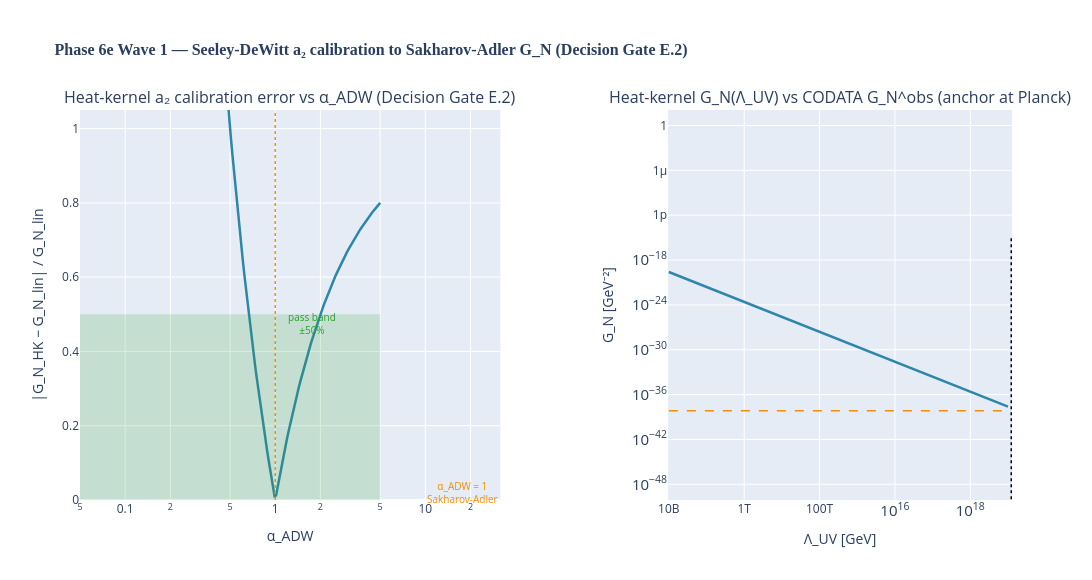

The cell this chart's notebook holds for it:
### Markdown cell above
## 8. Figure: $a_2$ calibration scan + $G_N(\Lambda_{UV})$ vs CODATA

Two-panel diagnostic for the Decision Gate E.2 anchor:
- **Left:** relative error $|G_N^{(a_2)} - G_N^{\mathrm{emerg}}|/G_N^{\mathrm{emerg}}$ over $\alpha_{\mathrm{ADW}} \in [0.05, 5.0]$ at the GUT-anchor parameters $(\Lambda_{UV}, N_f) = (10^{16}\,\mathrm{GeV}, 15)$. Exact zero at $\alpha_{\mathrm{ADW}} = 1$. The $\pm 50\%$ pass band (matching `GRAV_PARAMS.G_N_MATCH_TOLERANCE`) is shaded.
- **Right:** log–log $G_N(\Lambda_{UV})$ at fixed $N_f = 15$ over $[10^{10}, 10^{19}]\,\mathrm{GeV}$ vs the CODATA reference $G_N^{\mathrm{obs}} = 6.71 \times 10^{-39}\,\mathrm{GeV}^{-2}$. The heat-kernel curve crosses CODATA near $M_P = 1.22 \times 10^{19}\,\mathrm{GeV}$, confirming the Sakharov-Adler scale anchor.

Lean: `G_N_from_a2_eq_G_N_sakharov`, `a2_matches_GNemerg_iff_alpha_ADW_unity`, `G_N_from_a2_at_GUT_inverse`, `G_N_from_a2_inverse_at_GUT_below_planck_squared`.

### Code cell
# viz-ref: fig_a2_vs_linearized_G_N
from src.core.visualizations import fig_a2_vs_linearized_G_N
fig = fig_a2_vs_linearized_G_N()
fig.show()

### Figure 1 — Plotly figure (JSON) as saved in the notebook; plotly's stock layout.template omitted (floating-point values rounded to 4 significant figures; data arrays with more than 128 entries replaced by an {"elided": "..."} marker saying what was removed)
{"data": [{"hovertemplate": "α_ADW = %{x:.3f}<br>rel err = %{y:.3f}<extra></extra>", "line": {"color": "#2E86AB", "width": 2.5}, "mode": "lines", "name": "|ΔG/G|", "type": "scatter", "x": {"elided": "200 float values"}, "xaxis": "x", "y": {"elided": "200 float values"}, "yaxis": "y"}, {"hovertemplate": "Λ_UV = %{x:.2e} GeV<br>G_N = %{y:.3e} GeV⁻²<extra></extra>", "line": {"color": "#2E86AB", "width": 2.5}, "mode": "lines", "name": "G_N(Λ_UV) at N_f = 15", "type": "scatter", "x": [10000000000.0, 13000000000.0, 16900000000.0, 21970000000.0, 28560000000.0, 37120000000.0, 48260000000.0, 62730000000.0, 81540000000.0, 106000000000.0, 137800000000.0, 179100000000.0, 232900000000.0, 302700000000.0, 393500000000.0, 511500000000.0, 664900000000.0, 864400000000.0, 1124000000000.0, 1461000000000.0, 1899000000000.0, 2468000000000.0, 3209000000000.0, 4171000000000.0, 5422000000000.0, 7049000000000.0, 9163000000000.0, 11910000000000.0, 15480000000000.0, 20130000000000.0, 26170000000000.0, 34010000000000.0, 44210000000000.0, 57480000000000.0, 74720000000000.0, 97130000000000.0, 126300000000000.0, 164100000000000.0, 213400000000000.0, 277400000000000.0, 360500000000000.0, 468700000000000.0, 609300000000000.0, 792000000000000.0, 1030000000000000.0, 1338000000000000.0, 1740000000000000.0, 2262000000000000.0, 2940000000000000.0, 3822000000000000.0, 4968000000000000.0, 6458000000000000.0, 8396000000000000.0, 1.091e+16, 1.419e+16, 1.844e+16, 2.397e+16, 3.117e+16, 4.051e+16, 5.266e+16, 6.846e+16, 8.9e+16, 1.157e+17, 1.504e+17, 1.955e+17, 2.541e+17, 3.304e+17, 4.294e+17, 5.583e+17, 7.257e+17, 9.434e+17, 1.226e+18, 1.594e+18, 2.072e+18, 2.694e+18, 3.502e+18, 4.552e+18, 5.918e+18, 7.693e+18, 1e+19], "xaxis": "x2", "y": [2.513e-20, 1.487e-20, 8.801e-21, 5.208e-21, 3.082e-21, 1.824e-21, 1.079e-21, 6.387e-22, 3.78e-22, 2.237e-22, 1.324e-22, 7.833e-23, 4.635e-23, 2.743e-23, 1.623e-23, 9.605e-24, 5.684e-24, 3.364e-24, 1.991e-24, 1.178e-24, 6.971e-25, 4.125e-25, 2.441e-25, 1.445e-25, 8.548e-26, 5.059e-26, 2.994e-26, 1.771e-26, 1.048e-26, 6.204e-27, 3.671e-27, 2.172e-27, 1.286e-27, 7.608e-28, 4.502e-28, 2.664e-28, 1.577e-28, 9.33e-29, 5.521e-29, 3.267e-29, 1.933e-29, 1.144e-29, 6.77e-30, 4.007e-30, 2.371e-30, 1.403e-30, 8.303e-31, 4.913e-31, 2.908e-31, 1.721e-31, 1.018e-31, 6.025e-32, 3.566e-32, 2.11e-32, 1.249e-32, 7.389e-33, 4.373e-33, 2.588e-33, 1.531e-33, 9.062e-34, 5.362e-34, 3.173e-34, 1.878e-34, 1.111e-34, 6.576e-35, 3.891e-35, 2.303e-35, 1.363e-35, 8.064e-36, 4.772e-36, 2.824e-36, 1.671e-36, 9.89e-37, 5.852e-37, 3.463e-37, 2.049e-37, 1.213e-37, 7.177e-38, 4.247e-38, 2.513e-38], "yaxis": "y2"}], "layout": {"annotations": [{"font": {"size": 16}, "showarrow": false, "text": "Heat-kernel a₂ calibration error vs α_ADW (Decision Gate E.2)", "x": 0.2255, "xanchor": "center", "xref": "paper", "y": 1.0, "yanchor": "bottom", "yref": "paper"}, {"font": {"size": 16}, "showarrow": false, "text": "Heat-kernel G_N(Λ_UV) vs CODATA G_N^obs (anchor at Planck)", "x": 0.8155, "xanchor": "center", "xref": "paper", "y": 1.0, "yanchor": "bottom", "yref": "paper"}, {"font": {"color": "#F18F01", "size": 10}, "showarrow": false, "text": "α_ADW = 1<br>Sakharov-Adler", "x": 1.0, "xanchor": "left", "xref": "x", "y": 0.02, "yref": "y"}, {"font": {"color": "#2ca02c", "size": 10}, "showarrow": false, "text": "pass band<br>±50%", "x": 0.07, "xanchor": "left", "xref": "x", "y": 0.475, "yref": "y"}, {"font": {"color": "#F18F01", "size": 10}, "showarrow": false, "text": "CODATA<br>G_N^obs = 6.71e-39 GeV⁻²", "x": 100000000000.0, "xanchor": "left", "xref": "x2", "y": 1.006e-38, "yref": "y2"}, {"font": {"color": "#000000", "size": 10}, "showarrow": false, "text": "M_Pl<br>≈ 1.22 × 10¹⁹ GeV", "x": 1.038e+19, "xanchor": "right", "xref": "x2", "y": 1e-45, "yref": "y2"}], "height": 580, "margin": {"b": 80, "t": 110}, "shapes": [{"fillcolor": "#2ca02c", "line": {"width": 0}, "opacity": 0.18, "type": "rect", "x0": 0.05, "x1": 5.0, "xref": "x", "y0": 0, "y1": 0.5, "yref": "y"}, {"line": {"color": "#F18F01", "dash": "dot", "width": 1.5}, "type": "line", "x0": 1.0, "x1": 1.0, "xref": "x", "y0": 0, "y1": 1.05, "yref": "y"}, {"line": {"color": "#F18F01", "dash": "dash", "width": 1.5}, "type": "line", "x0": 10000000000.0, "x1": 1e+19, "xref": "x2", "y0": 6.709e-39, "y1": 6.709e-39, "yref": "y2"}, {"line": {"color": "#000000", "dash": "dot", "width": 1.5}, "type": "line", "x0": 1.221e+19, "x1": 1.221e+19, "xref": "x2", "y0": 1e-50, "y1": 1e-15, "yref": "y2"}], "showlegend": false, "title": {"font": {"family": "CMU Serif, Computer Modern, Times New Roman, serif", "size": 16}, "text": "<b>Phase 6e Wave 1 — Seeley-DeWitt a₂ calibration to Sakharov-Adler G_N (Decision Gate E.2)</b>"}, "width": 1400, "xaxis": {"anchor": "y", "domain": [0.0, 0.451], "title": {"text": "α_ADW"}, "type": "log"}, "xaxis2": {"anchor": "y2", "domain": [0.631, 1.0], "title": {"text": "Λ_UV [GeV]"}, "type": "log"}, "yaxis": {"anchor": "x", "domain": [0.0, 1.0], "range": [0, 1.05], "title": {"text": "|G_N_HK − G_N_lin| / G_N_lin"}}, "yaxis2": {"anchor": "x2", "domain": [0.0, 1.0], "title": {"text": "G_N [GeV⁻²]"}, "type": "log"}}}
